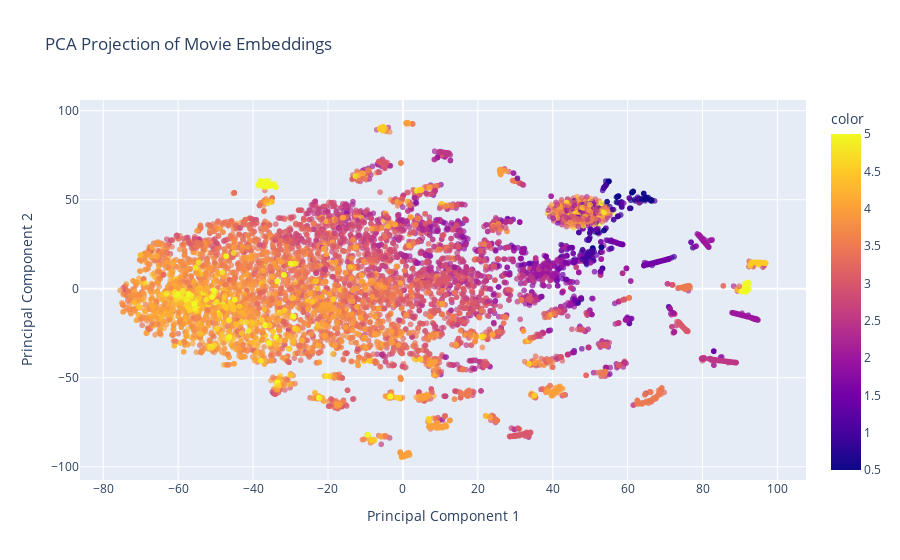

Notebook code for this chart:
### Markdown cell above
Let's do the same with t-sne, an algorithm specialized for visualizing high dimensional spaces, you can read more about it there : https://en.wikipedia.org/wiki/T-distributed_stochastic_neighbor_embedding

### Code cell
from sklearn.manifold import TSNE


# Perform PCA on movie embeddings
tsne = TSNE(n_components=2)
movie_embeddings_pca = tsne.fit_transform(movie_embeddings_scaled)

# Create a DataFrame with movie titles and PCA components
movies_pca_df = pd.DataFrame({
    'title': movie_titles,
    'PCA1': movie_embeddings_pca[:, 0],
    'PCA2': movie_embeddings_pca[:, 1]
})

# Create an interactive scatter plot with Plotly
fig = px.scatter(
    movies_pca_df, 
    x='PCA1', 
    y='PCA2', 
    #text='title', 
    title='PCA Projection of Movie Embeddings',
    labels={'PCA1': 'Principal Component 1', 'PCA2': 'Principal Component 2'},
    hover_name='title',
    opacity=0.7,
    color = movie_average_rates
)

fig.update_traces(textposition='top center', textfont=dict(size=8))
fig.update_layout(showlegend=False)
fig.show()

### Figure 1 — Plotly figure (JSON) as saved in the notebook; plotly's stock layout.template omitted (floating-point values rounded to 4 significant figures; data arrays with more than 128 entries replaced by an {"elided": "..."} marker saying what was removed)
{"data": [{"hovertemplate": "<b>%{hovertext}</b><br><br>Principal Component 1=%{x}<br>Principal Component 2=%{y}<br>color=%{marker.color}<extra></extra>", "hovertext": {"elided": "9724 str values"}, "legendgroup": "", "marker": {"color": {"elided": "9724 float values"}, "coloraxis": "coloraxis", "opacity": 0.7, "symbol": "circle"}, "mode": "markers", "name": "", "showlegend": false, "textfont": {"size": 8}, "textposition": "top center", "type": "scattergl", "x": {"elided": "9724 float values"}, "xaxis": "x", "y": {"elided": "9724 float values"}, "yaxis": "y"}], "layout": {"coloraxis": {"colorbar": {"title": {"text": "color"}}, "colorscale": [[0, "#0d0887"], [0.1111, "#46039f"], [0.2222, "#7201a8"], [0.3333, "#9c179e"], [0.4444, "#bd3786"], [0.5556, "#d8576b"], [0.6667, "#ed7953"], [0.7778, "#fb9f3a"], [0.8889, "#fdca26"], [1, "#f0f921"]]}, "legend": {"tracegroupgap": 0}, "showlegend": false, "title": {"text": "PCA Projection of Movie Embeddings"}, "xaxis": {"anchor": "y", "domain": [0, 1], "title": {"text": "Principal Component 1"}}, "yaxis": {"anchor": "x", "domain": [0, 1], "title": {"text": "Principal Component 2"}}}}
